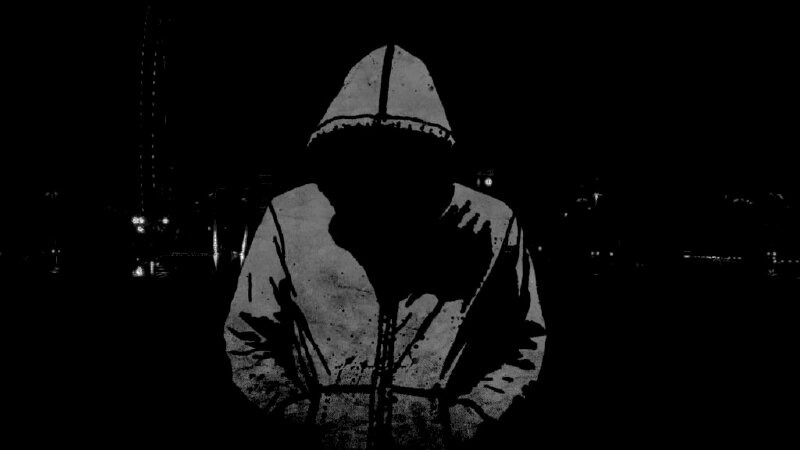
#> input picture btl/histogram.jpg, 800 x 450 px
$ python hitogram.py
#> lines starting #> are read from the running program, lines starting #| are printed output that depends on the picture
#> in plot, img is the input picture: PIL image 800x450 L; min 0, max 255, mean 10.3
import cv2
import matplotlib.pyplot as plt
import collections
from PIL import Image
import numpy as np

def transform(img):
    # Lấy kích thước ảnh
    width, height = img.size
#> width = 800; height = 450

    pixel_frequency = {}

    # Đếm tần suất xuất hiện của từng giá trị điểm ảnh
    for y in range(height):
        for x in range(width):
            pixel_value = img.getpixel((x, y))
            if pixel_value in pixel_frequency:
                pixel_frequency[pixel_value] += 1
            else:
                pixel_frequency[pixel_value] = 1
#> after the loop, pixel_frequency = 232 items
    key_sorted=sorted(pixel_frequency.keys())
#> key_sorted = 232 values from 0 to 255
    tmp = 0
    for key in key_sorted:
        tmp += 255*(pixel_frequency[key]/(width*height))
        pixel_frequency[key]=round(tmp)
#> this loop made 232 passes
#> tmp on passes 1 to 3: 209.6, 214.1, 216.8
#> after the loop, tmp = 255

    for y in range(height):
        for x in range(width):
            pixel_value = img.getpixel((x, y))

            img.putpixel((x, y), pixel_frequency[pixel_value])
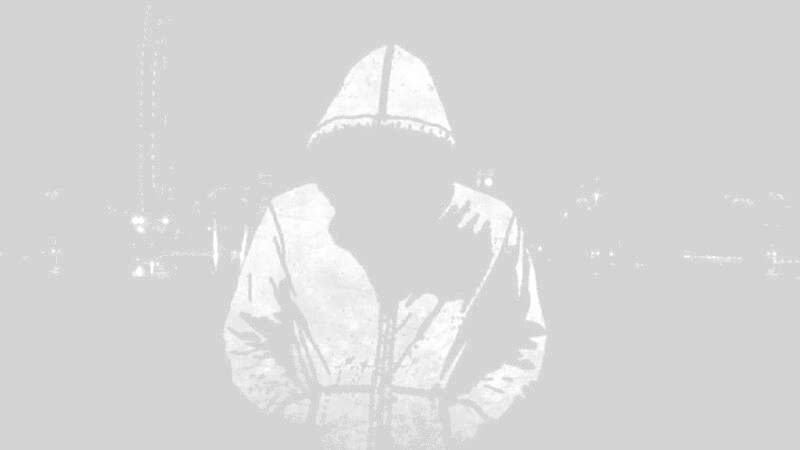
#> img: PIL image 800x450 L; min 210, max 255, mean 214.1

    return img

def plot(image_path):
    # Đọc hình ảnh
    img = Image.open(image_path)
    img = img.convert('L')

    # Hiển thị hình ảnh ban đầu
    plt.figure(figsize=(8, 4))
    plt.subplot(1, 2, 1)
    plt.title('Hình ảnh ban đầu')
    plt.imshow(img,cmap='gray')
    plt.axis('off')

    # Thực hiện phép biến đổi
    img = transform(img)

    # Hiển thị hình ảnh biến đổi
    plt.subplot(1, 2, 2)
    plt.title('Hình ảnh biến đổi')
    plt.imshow(img,cmap='gray')
    plt.axis('off')

    plt.tight_layout()
    plt.show()
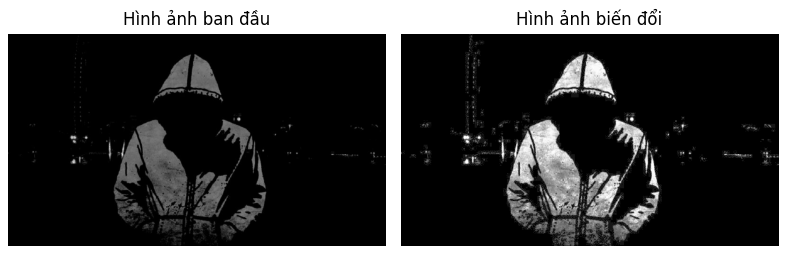
#> figure drawn by matplotlib, 2 panels

plot("histogram.jpg")
